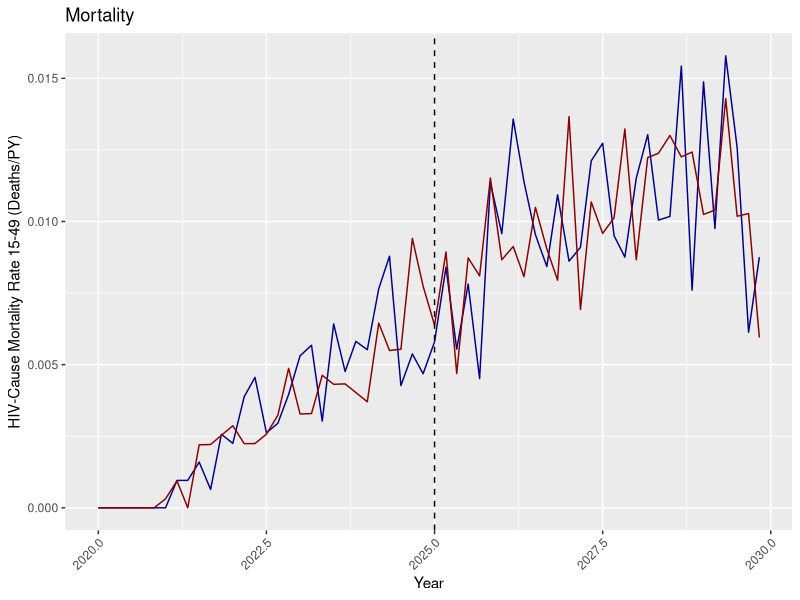
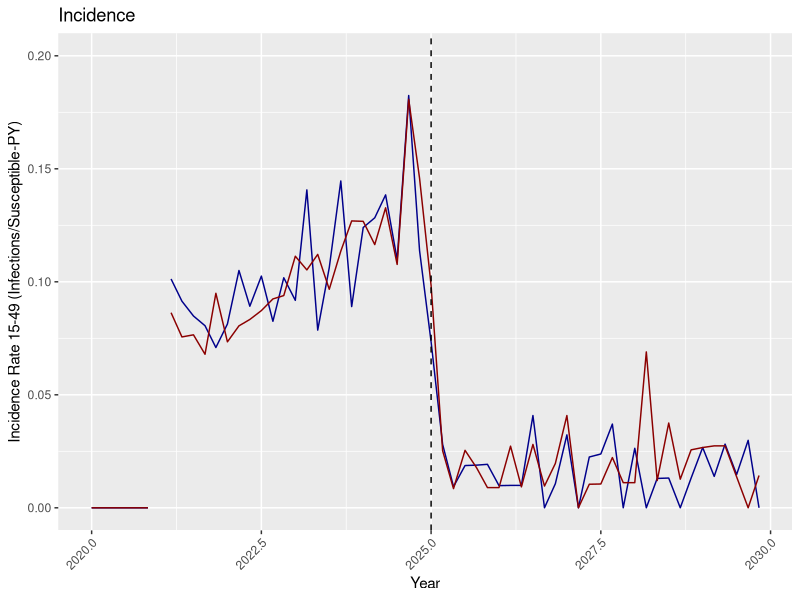
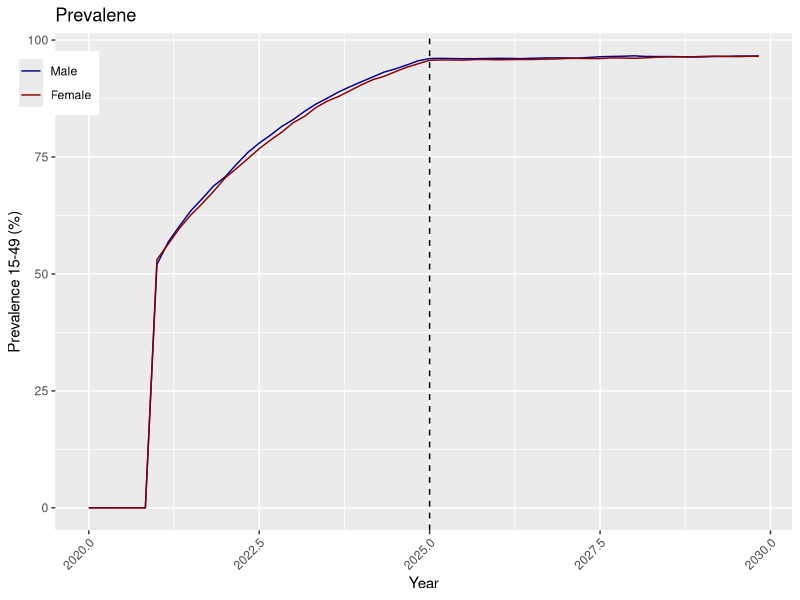

Source code (R) for these figures, in order:
# SUMMARY: Plot HIV prevalence, incidence rate, and mortality rate for ages 15-49 by gender
# INPUT: output/ReportHIVByAgeAndGender.csv
# OUTPUT: figs/HIV_Summary.png

rm( list=ls( all=TRUE ) )
graphics.off()

library(reshape)
library(ggplot2)
library(gridExtra)

ART_YEAR = 2025

fig_dir = 'figs'
if( !file.exists(fig_dir) ) {
    dir.create(fig_dir)
}

dat = read.csv(file.path("output", "ReportHIVByAgeAndGender.csv"))

prevalent.m = melt(dat, 
    id=c("Year", "Gender", "Age"),
    measure=c("Population", "Infected", "On_ART"))

incident.m = melt(dat, 
    id=c("Year", "Gender", "Age"),
    measure=c("Died", "Died_from_HIV", "Newly.Infected"))

Years = unique(prevalent.m$Year)
nYears = 2*floor(length(Years)/2)   # Make it even
midYears = Years[seq(0,nYears-1) %% 2 == 0]   # First is mid-year

# midYear function for stitching half years together
midYear = function(year) {
    if( any(midYears == year) ) {
        return(year)
    }

    idx = which(year == Years)
    stopifnot(idx > 0)
    return( Years[[idx-1]] )
}

prevalent.m = prevalent.m[prevalent.m$Year %in% midYears,]
prevalent.c = cast(prevalent.m, Year + Gender~ variable, sum, subset=(Age>=15 & Age<50))

incident.m$Year = sapply(incident.m$Year, midYear)
incident.c = cast(incident.m, Year + Gender ~ variable, sum, subset=(Age>=15 & Age<50))

both.c = merge(prevalent.c, incident.c, by=c("Year", "Gender"))
both.c$Prevalence = 100 * both.c$Infected / both.c$Population
both.c$IncidenceRate = both.c$Newly.Infected / (both.c$Population - both.c$Infected)
both.c$HIVCauseMortalityRate = both.c$Died_from_HIV / both.c$Population
both.c$Gender = factor(both.c$Gender, labels=c("Male", "Female"))

p.prevalence = ggplot(both.c, aes(x=Year, y=Prevalence, colour=Gender)) +
    geom_line() +
    geom_vline(xintercept=ART_YEAR, colour="black", linetype="dashed") + # ART in ART_YEAR
    scale_color_manual(values=c("darkblue", "darkred")) +
    theme(axis.text.x = element_text(angle = 45, hjust = 1)) +
    theme(legend.position=c(0.0,0.9)) +
    theme(legend.title=element_blank()) +
    xlab( "Year" ) +
    ylab( "Prevalence 15-49 (%)" ) +
    ggtitle( "Prevalene" )

p.incidence = ggplot(both.c, aes(x=Year, y=IncidenceRate, colour=Gender)) +
    geom_line() +
    geom_vline(xintercept=ART_YEAR, colour="black", linetype="dashed") + # ART in ART_YEAR
    scale_color_manual(values=c("darkblue", "darkred")) +
    scale_y_continuous(limits=c(0,0.20)) +
    theme(axis.text.x = element_text(angle = 45, hjust = 1)) +
    theme(legend.position="none") +
    theme(legend.title=element_blank()) +
    xlab( "Year" ) +
    ylab( "Incidence Rate 15-49 (Infections/Susceptible-PY)" ) +
    ggtitle( "Incidence" )

p.deaths = ggplot(both.c, aes(x=Year, y=HIVCauseMortalityRate, colour=Gender)) +
    geom_line() +
    geom_vline(xintercept=ART_YEAR, colour="black", linetype="dashed") + # ART in ART_YEAR
    scale_color_manual(values=c("darkblue", "darkred")) +
    theme(axis.text.x = element_text(angle = 45, hjust = 1)) +
    theme(legend.position="none") +
    theme(legend.title=element_blank()) +
    xlab( "Year" ) +
    ylab( "HIV-Cause Mortality Rate 15-49 (Deaths/PY)" ) +
    ggtitle( "Mortality" )

q = arrangeGrob(p.prevalence, p.incidence, p.deaths, ncol=3)
ggsave(file.path(fig_dir,"HIV_Summary.png"), plot=q, width=6, height=4)
